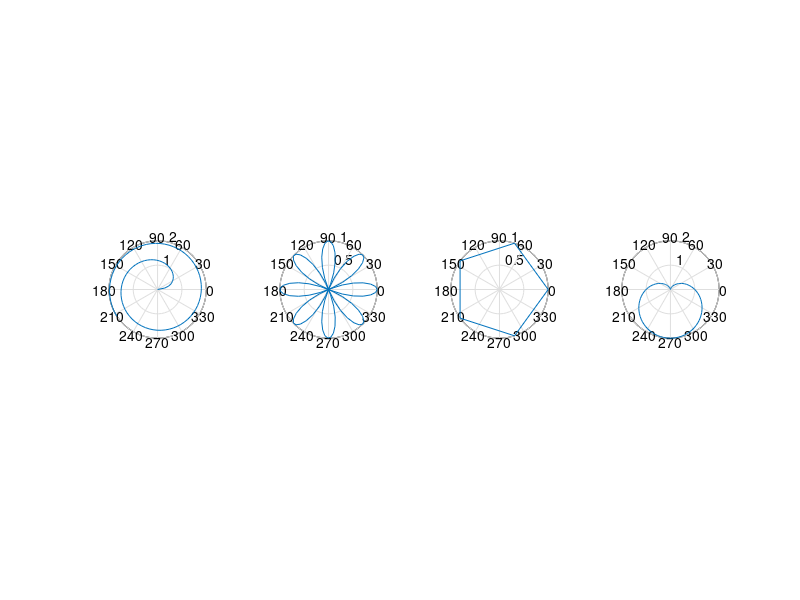

Write MATLAB code to recreate this figure.
x=1:100;theta = x/10;r = log10(x);
subplot(1,4,1);polar(theta,r);
theta=linspace(0,2*pi);r=cos(4*theta);
subplot(1,4,2);polar(theta,r);
theta = linspace(0,2*pi,6);r=ones(1,length(theta));
subplot(1,4,3);polar(theta,r);
theta=linspace(0,2*pi);r=1-sin(theta);
subplot(1,4,4);polar(theta,r);